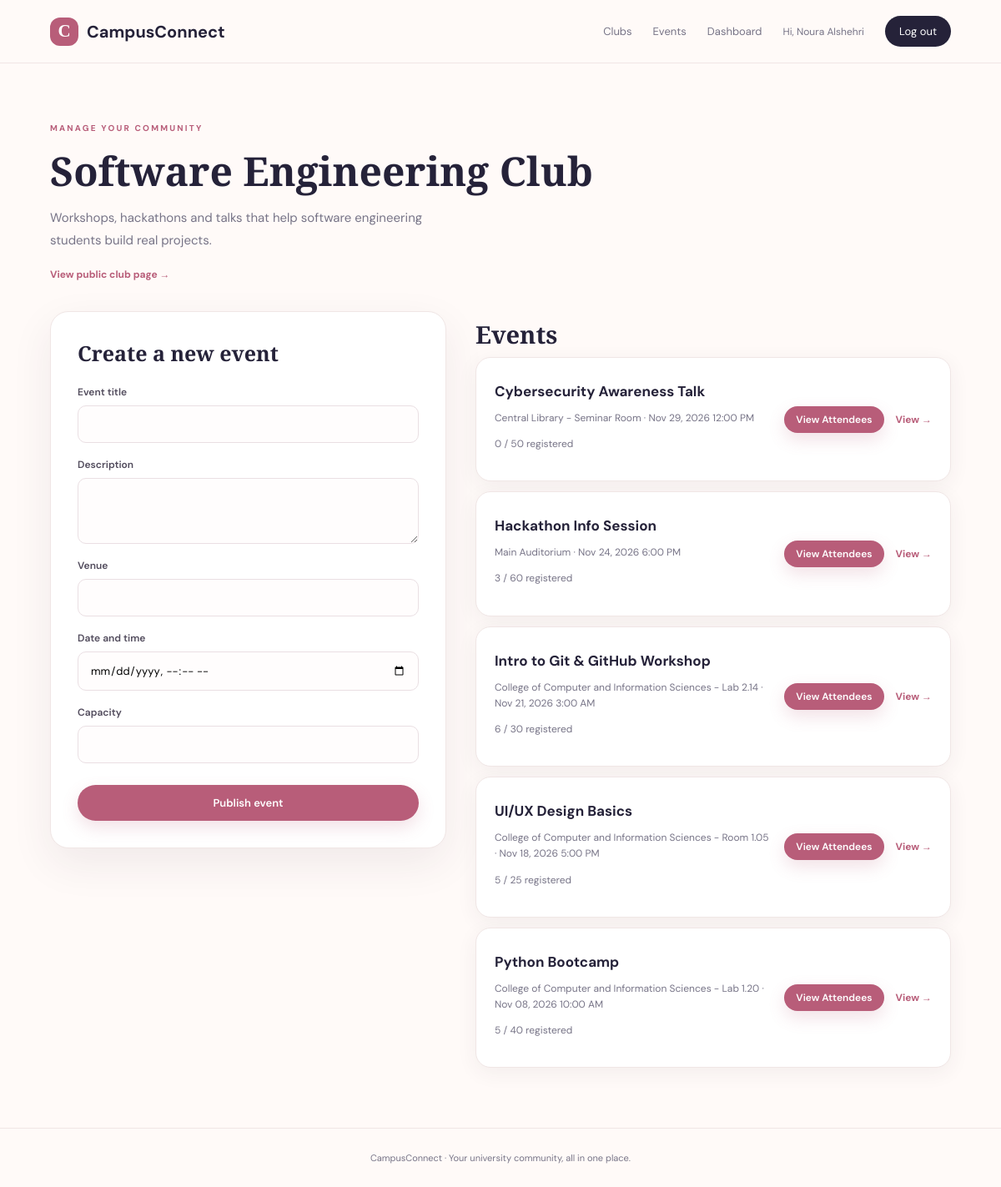
/manage-club.php?id=1 (signed in), run on the app's committed database.
### tables this page shows
CREATE TABLE IF NOT EXISTS clubs (
 id INT AUTO_INCREMENT PRIMARY KEY,
 leader_id INT NOT NULL,
 name VARCHAR(150) NOT NULL,
 category VARCHAR(100) DEFAULT NULL,
 description TEXT,
 created_at TIMESTAMP DEFAULT CURRENT_TIMESTAMP,
 CONSTRAINT fk_club_leader FOREIGN KEY (leader_id) REFERENCES users(id) ON DELETE CASCADE
);

CREATE TABLE IF NOT EXISTS events (
 id INT AUTO_INCREMENT PRIMARY KEY,
 club_id INT NOT NULL,
 title VARCHAR(180) NOT NULL,
 description TEXT,
 venue VARCHAR(180) NOT NULL,
 event_date DATETIME NOT NULL,
 capacity INT NOT NULL,
 created_at TIMESTAMP DEFAULT CURRENT_TIMESTAMP,
 FOREIGN KEY (club_id) REFERENCES clubs(id) ON DELETE CASCADE,
 INDEX idx_event_date (event_date)
);

### helpers.php (called while the page is built, shortened)
<?php
function e($value) { return htmlspecialchars((string)$value, ENT_QUOTES, 'UTF-8'); }
?>

### manage-club.php (the view, shortened to what this page needs)
<?php require 'helpers.php';require_leader();$id=(int)($_GET['id']??0);$q=$pdo->prepare('SELECT * FROM clubs WHERE id=? AND leader_id=?');$q->execute([$id,current_user()['id']]);$club=$q->fetch();if(!$club){http_response_code(404);exit('Club not found or access denied.');}$pageTitle='Manage club';
require 'header.php';$q=$pdo->prepare('SELECT e.*,(SELECT COUNT(*) FROM registrations r WHERE r.event_id=e.id) AS registered FROM events e WHERE e.club_id=? ORDER BY e.event_date DESC');$q->execute([$id]);$events=$q->fetchAll(); ?>
<section class="page-intro"><span class="eyebrow">MANAGE YOUR COMMUNITY</span><h1><?=e($club['name'])?></h1><p><?=e($club['description'])?></p><a class="text-link" href="club.php?id=<?=$id?>">View public club page →</a></section>
<div class="dashboard-grid"><form class="form-card" method="post"><h2>Create a new event</h2><?php csrf_field(); ?><label>Event title<input name="title" required></label><label>Description<textarea name="description" rows="3"></textarea></label><label>Venue<input name="venue" required></label><label>Date and time<input type="datetime-local" name="event_date" min="<?=date('Y-m-d\TH:i')?>" required></label><label>Capacity<input type="number" name="capacity" min="1" required></label><button class="btn primary full">Publish event</button></form><div><h2>Events</h2><?php if(!$events): ?><div class="empty">No events created yet.</div><?php endif; ?><?php foreach($events as $ev): ?><article class="list-card"><div><h3><?=e($ev['title'])?></h3><p><?=e($ev['venue'])?> · <?=date('M d, Y g:i A',strtotime($ev['event_date']))?></p><p><?=(int)$ev['registered']?> / <?=e($ev['capacity'])?> registered</p></div><div class="card-actions"><a class="btn primary small" href="event-attendees.php?id=<?=$ev['id']?>">View Attendees</a><a class="text-link" href="event.php?id=<?=$ev['id']?>">View →</a></div></article><?php endforeach; ?></div></div>
<?php require 'footer.php'; ?>

### assets/style.css (style rules this page uses)
:root { --ink:#252239;--muted:#777487;--pink:#e8a6b5;--pink-dark:#b85d79;--cream:#fffaf8;--line:#f0e6e5;--lav:#f3eff8;--white:#fff;--shadow:0 18px 50px rgba(68,43,65,.08) }
* { box-sizing:border-box }
body { margin:0;background:var(--cream);color:var(--ink);font-family:'DM Sans',sans-serif }
.eyebrow { font-size:10px;letter-spacing:2.2px;color:var(--pink-dark);font-weight:700 }
.hero h1,.page-intro h1,.auth-wrap h1,.event-detail h1 { font-family:'Playfair Display',serif;font-size:clamp(42px,5vw,65px);line-height:1.08;margin:17px 0 }
.hero-copy>p,.page-intro>p { color:var(--muted);line-height:1.8;max-width:510px;font-size:15px }
.btn { border:0;display:inline-flex;align-items:center;justify-content:center;padding:13px 22px;border-radius:28px;text-decoration:none;font:600 13px 'DM Sans';cursor:pointer;transition:.2s }
.btn.primary { background:var(--pink-dark);color:white;box-shadow:0 8px 20px #b85d7930 }
.btn.full { width:100%;margin-top:8px }
.section-head h2,.dashboard-grid h2 { font:600 29px 'Playfair Display';margin:8px 0 }
.text-link { font-size:12px;color:var(--pink-dark);text-decoration:none;font-weight:700 }
.event-card,.club-card,.list-card { background:#fff;border:1px solid var(--line);border-radius:18px;padding:22px;display:flex;gap:17px;box-shadow:0 6px 25px #432c4010 }
.event-card h3,.club-card h3,.list-card h3 { margin:7px 0;font-size:17px }
.event-card p,.club-card p,.list-card p { color:var(--muted);font-size:12px;line-height:1.6 }
.page-intro { padding:65px 0 35px }
.page-intro h1 { font-size:48px }
.form-card { background:white;border:1px solid var(--line);border-radius:22px;padding:32px;box-shadow:var(--shadow);width:100%;max-width:440px }
.form-card h2 { font:600 25px 'Playfair Display';margin:0 0 22px }
.form-card label { display:block;font-size:12px;font-weight:600;margin:18px 0;color:#514b5c }
.form-card input,.form-card textarea,.form-card select { display:block;width:100%;padding:13px 14px;border:1px solid #eadfe3;border-radius:10px;margin-top:8px;font:13px 'DM Sans';outline:none;background:#fffdfd }
.dashboard-grid { display:grid;grid-template-columns:1fr 1.2fr;gap:35px;align-items:start;margin-bottom:60px }
.dashboard-grid .form-card { max-width:none }
.list-card { align-items:center;justify-content:space-between;margin-bottom:12px }
.btn.small { padding:8px 14px;font-size:12px }
.card-actions { display:flex;align-items:center;gap:14px;flex:none }

### data on the page
clubs: name "Software Engineering Club", description "Workshops, hackathons and talks that help software engineering students build real projects."
events: title "Cybersecurity Awareness Talk", venue "Central Library - Seminar Room", event_date "Nov 29, 2026 12:00 PM", registered "0", capacity "50"
events: title "Hackathon Info Session", venue "Main Auditorium", event_date "Nov 24, 2026 6:00 PM", registered "3", capacity "60"
events: title "Intro to Git & GitHub Workshop", venue "College of Computer and Information Sciences - Lab 2.14", event_date "Nov 21, 2026 3:00 AM", registered "6", capacity "30"
events: title "UI/UX Design Basics", venue "College of Computer and Information Sciences - Room 1.05", event_date "Nov 18, 2026 5:00 PM", registered "5", capacity "25"
events: title "Python Bootcamp", venue "College of Computer and Information Sciences - Lab 1.20", event_date "Nov 08, 2026 10:00 AM", registered "5", capacity "40"

### other printed values
current_user()['name'] "Noura Alshehri"
